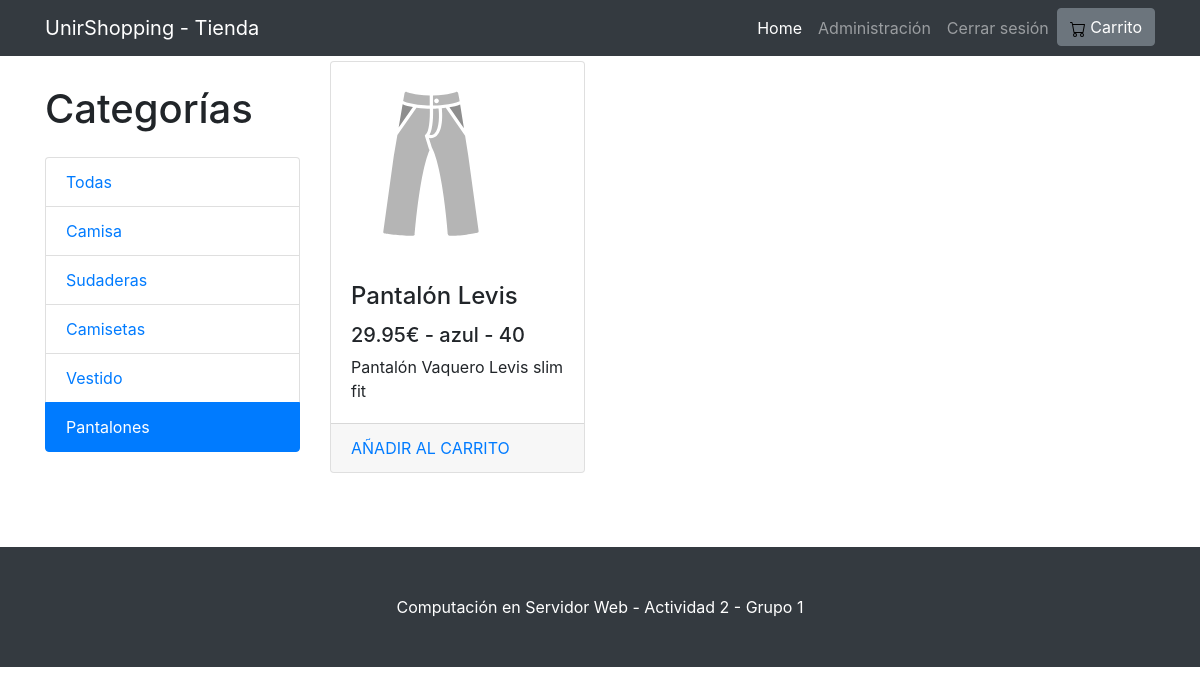
Screenshot of /index.php?controlador=ControladorTienda&accion=filter&args=1 (signed in) with the database file from the repository.
### tables this page shows
CREATE TABLE `products` (
  `id` int(11) NOT NULL,
  `nombre` varchar(100) NOT NULL,
  `descripcion` varchar(200) NOT NULL,
  `tallas_disponibles` varchar(200) NOT NULL,
  `colores_disponibles` varchar(200) NOT NULL,
  `img` text NOT NULL
);

CREATE TABLE `item` (
  `id` int(11) NOT NULL,
  `id_categoria` int(11) NOT NULL,
  `nombre` varchar(100) NOT NULL,
  `descripcion` varchar(200) NOT NULL,
  `precio` float NOT NULL,
  `color` varchar(50) NOT NULL,
  `talla` varchar(50) NOT NULL
);

### modelo/bd/conexion.php (called while the page is built, shortened)
<?php
class Conexion{
    private $host = "localhost";
    private $usuario = "root";
    private $password = "";
    private $bd="tienda";
    public function getConexion(){
        $mysql=new mysqli($this->host, $this->usuario, $this->password, $this->bd);
        return $mysql;
    }
}
?>

### modelo/ModeloBase.php (called while the page is built, shortened)
<?php
require_once('bd/conexion.php');
require_once('Product.php');
require_once('Item.php');
class ModeloBase{
    private $tabla;
    private $link;
    private $obj;
    public function __construct($_tabla, $_obj){
        $this->tabla = $_tabla;
        $this->obj=$_obj;
        $this->conexion = new Conexion();
        $this->link = $this->conexion->getConexion();
    }
    public function readAll(){
        if ($result=$this->link->query("SELECT * FROM $this->tabla ORDER BY id DESC")){
            while ($row = $result->fetch_object($this->obj)) {
            $resultSet[]=$row;
            }
            return $resultSet;
        }
    }
}
?>

### modelo/Product.php (called while the page is built, shortened)
<?php
    class Product {
        private $id;
        private $nombre;
        private $img;
        function getId(){
            return $this->id;
        }
        function getNombre(){
            return $this->nombre;
        }
        function getImg(){
            return $this->img;
        }
    }
?>

### modelo/Item.php (called while the page is built, shortened)
<?php
    class Item{
        private $id;
        private $id_categoria;
        private $descripcion;
        private $precio;
        private $color;
        private $talla;
        function getId(){
            return $this->id;
        }
        function getId_categoria(){
            return $this->id_categoria;
        }
        function getNombre(){
            return $this->nombre;
        }
        function getDescripcion(){
            return $this->descripcion;
        }
        function getPrecio(){
            return $this->precio;
        }
        function getColor(){
            return $this->color;
        }
        function getTalla(){
            return $this->talla;
        }
    }
?>

### vista/VistaTienda.php (the view, shortened to what this page needs)
<!DOCTYPE html>
<html lang="es">
<head>
  <link href="css/bootstrap.min.css" rel="stylesheet">
  <link rel="stylesheet" type="text/css" href="css/style.css">
</head>
<body>
  <nav class="navbar navbar-expand-lg navbar-dark bg-dark fixed-top">
    <div class="container">
      <a class="navbar-brand" href=".">UnirShopping - Tienda</a>
      <div class="collapse navbar-collapse" id="navbarResponsive">
        <ul class="navbar-nav ml-auto">
          <li class="nav-item active">
            <a class="nav-link" href=".">Home
            </a>
          </li>
          <?php
            if($_SESSION['rol'] == 1) {
              echo '<li class="nav-item"><a class="nav-link" href="index.php?controlador=ControladorAdmin&accion=consulta">Administración</a></li>';
            }
          ?>
          <li class="nav-item">
            <a class="nav-link" href="index.php?controlador=ControladorTienda&accion=cerrarSesion">Cerrar sesión
            </a>
          </li>
          <li class="nav-item">
            <button type="button" class="btn btn-secondary" onclick="location.href='index.php?controlador=ControladorConsultaPedido&accion=obtenerPedidos'" >
              <img src="img/cart.svg"> Carrito<?php if (isset($_SESSION["idPedido"])) echo "(".$_SESSION["numItemsPedido"].") - ".$_SESSION["totalPedido"].'€' ?>
            </button>
          </li>
        </ul>
      </div>
    </div>
  </nav>
  <div id="cuerpoTienda" class="container">
    <div class="row">
      <div class="col-lg-3">
        <h1 class="my-4">Categorías</h1>
        <div class="list-group">
        <a href="index.php?controlador=ControladorTienda&accion=filter&args=0"
          class="list-group-item <?php if (!isset($_SESSION["filtroId"]) || $_SESSION["filtroId"] == 0) echo 'active' ?>"
        >Todas</a>
        <?php foreach ($categorias as $categoria) { ?>
          <a href="index.php?controlador=ControladorTienda&accion=filter&args=<?php echo $categoria->getId(); ?>"
            class="list-group-item <?php if (isset($_SESSION["filtroId"]) && $_SESSION["filtroId"] == $categoria->getId()) echo 'active' ?>"
          ><?php echo $categoria->getNombre(); ?></a>
        <?php } ?>
        </div>
      </div>
      <div class="col-lg-9">
        <div class="row">
        <?php foreach ($items as $item)
          if (!isset($_SESSION["filtroId"]) || $_SESSION["filtroId"] == $item->getId_categoria()) {
        ?>
          <div class="col-lg-4 col-md-6 mb-4">
            <div class="card h-100">
              <img id="productImage" class="card-img-top"
                src="img/clothes/<?php echo $categorias[$item->getId_categoria()]->getImg(); ?>"
                alt="<?php echo $item->getNombre(); ?>">
              <div class="card-body">
                <h4 class="card-title">
                  <?php echo $item->getNombre(); ?>
                </h4>
                <h5><?php echo $item->getPrecio(); ?>€ - <?php echo $item->getColor(); ?> - <?php echo $item->getTalla(); ?></h5>
                <p class="card-text"><?php echo $item->getDescripcion(); ?></p>
              </div>
              <div class="card-footer">
                <a href="index.php?controlador=ControladorTienda&accion=add&args=<?php echo $item->getId(); ?>">AÑADIR AL CARRITO</a>
              </div>
            </div>
          </div>
        <?php
          }
        ?>
        </div>
      </div>
    </div>
  </div>
  <footer class="py-5 bg-dark">
    <div class="container">
      <p class="m-0 text-center text-white">Computación en Servidor Web - Actividad 2 - Grupo 1</p>
    </div>
  </footer>
</body>
</html>

### css/style.css (style rules this page uses)
body { padding-top: 56px; }
#cuerpoTienda { padding-top: 5px; padding-bottom: 50px; }
#productImage { width: 200px; height: 200px; }
footer { background: #16a085; color: #fff; }

### rows the page displays
products: nombre "Camisa"
products: nombre "Sudaderas"
products: nombre "Camisetas"
products: nombre "Vestido"
products: nombre "Pantalones"
item: id_categoria.img (picture), nombre "Pantalón Levis", precio "29.95", color "azul", talla "40", descripcion "Pantalón Vaquero Levis slim fit"
